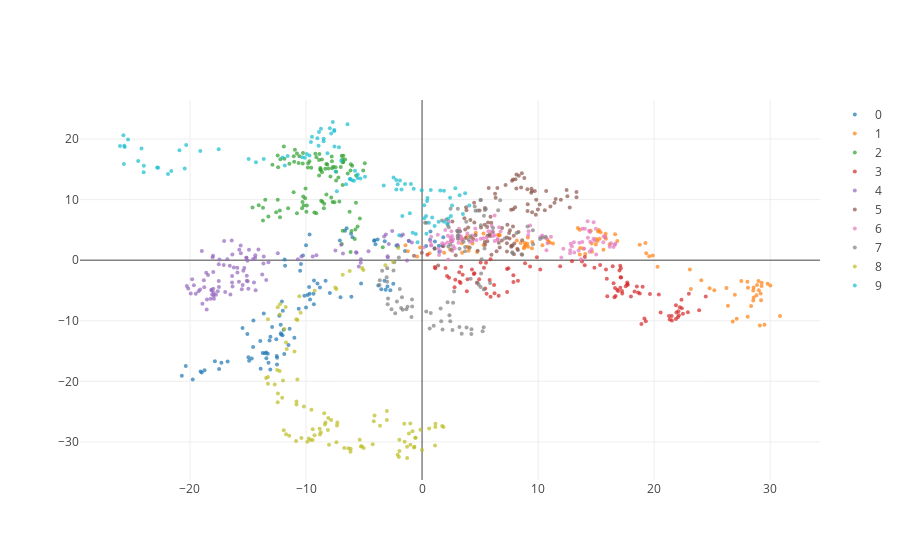

The cell this chart's notebook holds for it:
### Code cell
plotter(xs, style='.', reduce_kwargs={'ndims': 2})
